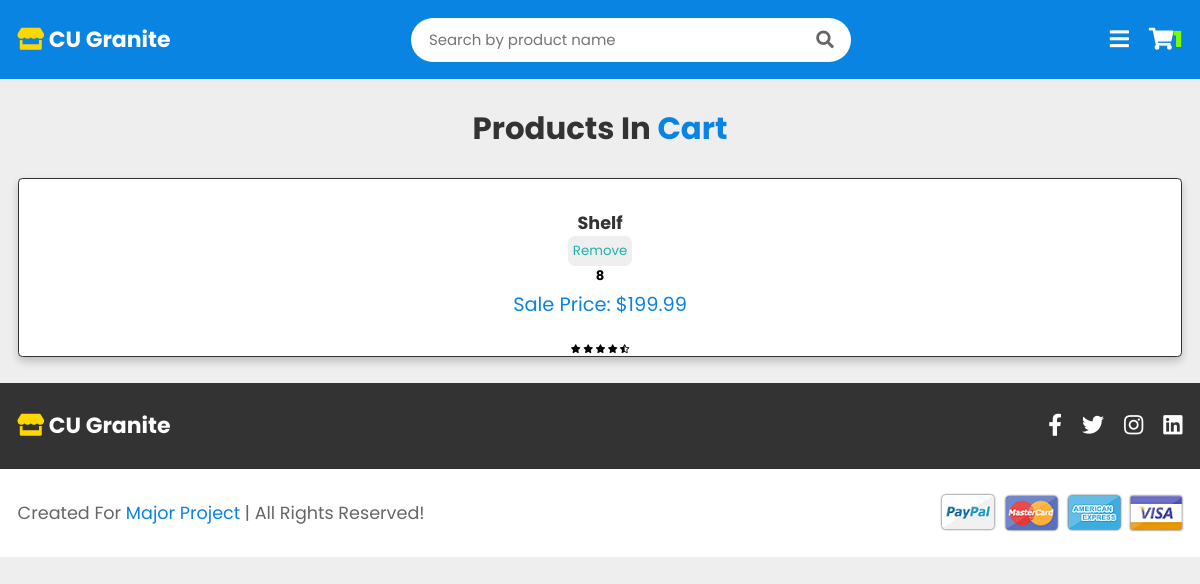
The app's page /cart/ (signed in) with its own data.
### granite/models.py (models this page shows, shortened)
class Product(models.Model):
    product_id = models.AutoField(primary_key=True)
    product_name = models.CharField(max_length=200, unique=True)
    product_image = models.ImageField(upload_to='images/')
    product_image_hover = models.ImageField(upload_to='hover_images/')
    product_quantity = models.IntegerField()
    product_actual_price = models.DecimalField(max_digits=20, decimal_places=2)
    product_discount_price = models.DecimalField(max_digits=20, decimal_places=2)
    def __str__(self):
        return self.product_name

class SaleProduct(models.Model):
    product = models.OneToOneField(Product, related_name="sale_product", on_delete=models.CASCADE)
    sale = models.IntegerField()
    sale_price = models.DecimalField(max_digits=20, decimal_places=2)

### granite/views.py (the view)
# urls.py: path('cart/',views.Cartview.as_view(), name='cart'),
@method_decorator(login_required(login_url='/login/'), name='dispatch')
class Cartview(LoginRequiredMixin, ListView):
    model = Cart
    context_object_name = 'cart'
    template_name = 'cartview.html'
    def get_context_data(self, **kwargs):
        context = super(Cartview, self).get_context_data(**kwargs)
        context['cart'] = Cart.objects.filter(added_by=self.request.user).count()
        qyery = Cart.objects.values_list('product_added').filter(added_by=self.request.user)
        context['products'] = Product.objects.exclude(~Q(product_id__in=qyery)).order_by('product_id')
        Incart = Cart.objects.filter(added_by=self.request.user).values_list('product_added').order_by(
            'product_added')
        incartlist = []
        for i in Incart:
            for j in i:
                incartlist.append(j)
        context['incart'] = incartlist
        sales = SaleProduct.objects.values_list('product')
        salelist = []
        for i in sales:
            for j in i:
                salelist.append(j)
        print(salelist)
        context['sales'] = salelist
        print(context['incart'])
        print(context['products'])
        return context

### templates/cartview.html (shortened to what this page needs)
{% extends 'nav.html' %}
{% block cart %}
 {% if request.user.is_authenticated %}
            <a href="/cart/" class="fas fa-shopping-cart"><font color="#7cfc00">{{ cart }}</font></a>
        {% else %}
        <a href="/login/" class="fas fa-user"></a>
     {% endif %}
{% endblock %}
{% block body %}
<section class="products">
    <h1 class="heading"> Products in <span>Cart</span> </h1>
    <div class="box-container">
        {% for i in products %}
        <div class="box">
            <div class="image">
            </div>
            <div class="content">
                <h3>{{ i.product_name }}</h3>
    {% if i.product_id in incart %}
         <form method="post" action="{% url 'delete'%}">
        <button type="submit" style="color:lightseagreen;padding: 5px 5px 5px 5px;border-radius: 0.5em">Remove</button>
        </form>
        <h1>{{ i.product_id }}</h1>
    {% endif %}
{% if i.product_id in sales %}
         <div class="price">sale Price: ${{ i.sale_product.sale_price }}</div></div>
            {% else %}
                <div class="price">Bill: ${{ i.product_discount_price }}</div></div>
        {% endif %}
                <div class="stars">
                    <i class="fas fa-star"></i>
                    <i class="fas fa-star"></i>
                    <i class="fas fa-star"></i>
                    <i class="fas fa-star"></i>
                    <i class="fas fa-star-half-alt"></i>
                </div>
            </div>
         {% endfor %}
            </div>
</section>
{% endblock %}

### static/css/style.css (style rules this page uses)
* { font-family: 'Poppins', sans-serif; margin: 0; padding: 0; -webkit-box-sizing: border-box; box-sizing: border-box; text-decoration: none; outline: none; border: none; text-transform: capitalize; -webkit-transition: all .2s linear; transition: all .2s linear; }
html { overflow-x: hidden; font-size: 62.5%; }
body { background: #eee; }
section { padding: 3rem 9%; }
.heading { text-align: center; margin-bottom: 3rem; font-size: 3.5rem; color: #333; }
.heading span { color: #0984e3; }
.header .icons a, .header .icons div { font-size: 2.5rem; margin-left: 2rem; color: #fff; cursor: pointer; }
.products .box-container { display: -ms-grid; display: grid; -ms-grid-columns: (minmax(31rem, 1fr))[auto-fit]; grid-template-columns: repeat(auto-fit, minmax(31rem, 1fr)); gap: 2rem; }
.products .box-container .box { border: 0.2rem solid #333; text-align: center; background: #fff; -webkit-box-shadow: 0 0.5rem 1rem rgba(0, 0, 0, 0.2); box-shadow: 0 0.5rem 1rem rgba(0, 0, 0, 0.2); border-radius: .5rem; overflow: hidden; }
.products .box-container .box .image { position: relative; }
.products .box-container .box .content { padding: 2rem; }
.products .box-container .box .content h3 { font-size: 2rem; color: #333; }
.products .box-container .box .content .price { font-size: 2.2rem; color: #0984e3; padding-bottom: .7rem; padding-top: .5rem; }
@media (max-width: 1200px) { html { font-size: 55%; } }
@media (max-width: 1200px) { section { padding: 3rem 2rem; } }

### records on screen
Product: product_name "Shelf", product_id "8", sale_product.sale_price "199.99"

### other values on screen
{{ cart }} "1"
